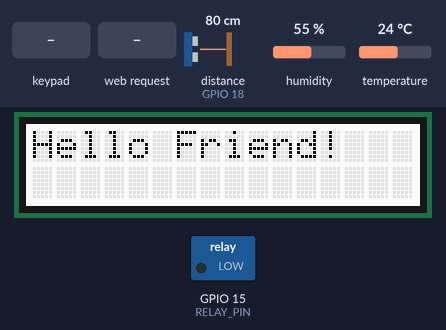
A sketch run on a simulated ESP32. Parts: 16×2 character LCD, switched loads named in the sketch (green lamp = pin HIGH). Inputs (shaded band) come from the test bench; at power-on: humidity 55 %, temperature 24 °C, distance to the obstacle (sensor on GPIO 18) 80 cm. The echo pulse lasts 58.3 µs per cm; WiFi joins after 1.5 s; servers stay silent unless stated; pins used as bus, display or sensor lines are not drawn; what the sketch prints to the serial monitor is not drawn.

Above: at 1.6 s.
At 9.7 s:
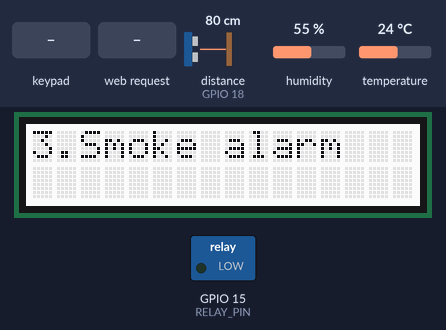
12.9 s: key '3' pressed
At 14.2 s:
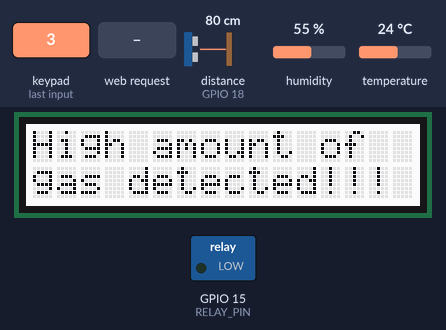
15.9 s: keypad keys 1 6 4 0 2 pressed 0.4 s apart
20.9 s: HTTP request GET /temperature received
23.9 s: humidity set to 22 %
26.9 s: temperature set to 12 °C
At 28.9 s:
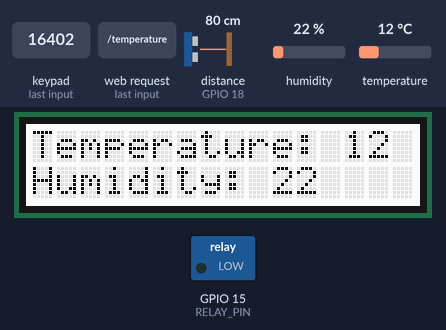
29.9 s: key '1' pressed
At 34.9 s:
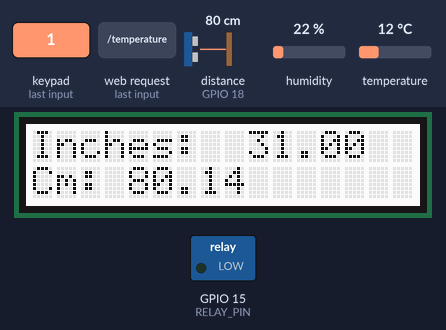
Timing chart, 0 to 36.4 s (numbered marks = the images above; inputs shaded):
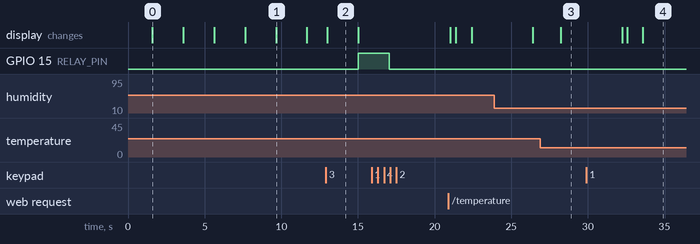

The sketch:

IOTPROJECT.ino
```cpp
#include <DFRobot_DHT11.h>
#include <Wire.h>
#include "rgb_lcd.h"
#include <Keypad.h>
#include <WiFi.h>
#include <WiFiClient.h>
#include <WebServer.h>
#include <ESPmDNS.h>
#include <homepage.h>

const char* ssid = "Ernesto";
const char* password = "Vodafone12345";

DFRobot_DHT11 DHT;

#define AO_PIN 34     // Arduino's pin connected to AO pin of the MQ2 sensor
#define DHT11_PIN 17  // ESP32 pin GPIO23 connected to DHT11 sensor
#define RELAY_PIN 15  // ESP32 pin GPIO16 that connects to relay to control the 12V buzzer
#define ROW_NUM 4     // four rows
#define COLUMN_NUM 3  // three columns

char keys[ROW_NUM][COLUMN_NUM] = {
  { '1', '2', '3' },
  { '4', '5', '6' },
  { '7', '8', '9' },
  { '*', '0', '#' }
};


const int TRIG_PIN = 5;
const int ECHO_PIN = 18;
long duration;
float cms, inches;

rgb_lcd lcd;

byte pin_rows[ROW_NUM] = { 16, 4, 0, 2 };      // GPIO16, GPIO4, GPIO0, GPIO2 connect to the row pins
byte pin_column[COLUMN_NUM] = { 19, 13, 26 };  // GPIO13, GPIO0, GPIO26 connect to the column pins


Keypad keypad = Keypad(makeKeymap(keys), pin_rows, pin_column, ROW_NUM, COLUMN_NUM);

WebServer server(80);

void setup() {
  lcd.begin(16, 2);

  // serial port begin
  Serial.begin(115200);


WiFi.mode(WIFI_STA);
WiFi.begin(ssid, password);
Serial.println("");

  // define inputs and outputs
  pinMode(TRIG_PIN, OUTPUT);
  pinMode(ECHO_PIN, INPUT);
  pinMode(DHT11_PIN, INPUT);
  pinMode(RELAY_PIN, OUTPUT);


 // Wait for connection
  while (WiFi.status() != WL_CONNECTED) {
    delay(500);
    Serial.print(".");
  }
  Serial.println("");
  Serial.print("Connected to ");
  Serial.println(ssid);
  Serial.print("IP address: ");
  Serial.println(WiFi.localIP());

  if (MDNS.begin("esp32")) {
    Serial.println("MDNS responder started");
  }


  server.on("/", handleRoot);
  server.on("/temperature", handleTemperature);
  //server.on("/toggleLED", toggleLED);
  server.on("/inline", []() {
    server.send(200, "text/plain", "this works as well");
  });
  server.onNotFound(handleNotFound);

  server.begin();
  Serial.println("HTTP server started");

  lcd.print("Hello Friend! ");
  delay(2000);
  lcd.clear();
  lcd.print("Please choose");
  lcd.setCursor(0, 1);
  lcd.print("any feature:");
  delay(2000);
  lcd.clear();
  lcd.print("1.Burglar alarm.");
  delay(2000);
  lcd.clear();
  lcd.print("2.Temperature ");
  lcd.setCursor(0, 1);
  lcd.print("and humidity");
  delay(2000);
  lcd.clear();
  lcd.print("3.Smoke alarm");
  delay(2000);
  lcd.clear();
}

void loop() {
  // put your main code here, to run repeatedly:
  server.handleClient();
  delay(100);

  char key = keypad.getKey();
  switch (key) {

    case '1':
      //burglar alarm
      BurglarAlarm();

      break;
    case '2':
      // temp and humidity sensor code goes here
      TempAndHumidity();

      break;
    case '3':
      // Smoke alarm
      SmokeAlarm();

      break;
    default:

      break;
  }
}

void BurglarAlarm() {

  digitalWrite(TRIG_PIN, LOW);
  delayMicroseconds(5);
  digitalWrite(TRIG_PIN, HIGH);
  delayMicroseconds(5);
  digitalWrite(TRIG_PIN, LOW);

  duration = pulseIn(ECHO_PIN, HIGH);

  cms = (duration / 2) / 29.1;
  inches = (duration / 2) / 74;
  if (cms > 5) {

    lcd.print("No pedestrians ");
    lcd.setCursor(0, 1);
    lcd.print("found.");
    Serial.print(inches);
    Serial.print("in, ");
    Serial.print(cms);
    Serial.print("cm");
    delay(1000);
  lcd.clear();
  lcd.print("Inches:  ");  // print message at (0, 0)
  lcd.print(inches);
  lcd.setCursor(0, 1);      // move cursor to   (2, 1)
  lcd.print("Cm: ");  // print message at (2, 1)
  lcd.print(cms);
    Serial.println();
    delay(4000);
    lcd.clear();
  }
  if (cms < 10) {
lcd.print("Pedestrians found!");
    delay(1000);
  lcd.clear();
  lcd.print("Inches:  ");  // print message at (0, 0)
  lcd.print(inches);
  lcd.setCursor(0, 1);      // move cursor to   (2, 1)
  lcd.print("Cm: ");  // print message at (2, 1)
  lcd.print(cms);
    Serial.println();
    delay(4000);
    lcd.clear();
  }
  delay(250);
}

void TempAndHumidity() {
  DHT.read(DHT11_PIN);
  lcd.clear();                 // clear display
  lcd.setCursor(0, 0);         // move cursor to   (0, 0)
  lcd.print("Temperature: ");  // print message at (0, 0)
  lcd.print(DHT.temperature,1);
  lcd.setCursor(0, 1);      // move cursor to   (2, 1)
  lcd.print("Humidity: ");  // print message at (2, 1)
  lcd.print(DHT.humidity);
  delay(4000);  // display the above for two seconds
  lcd.clear();
}


String getTemp() {
  DHT.read(DHT11_PIN);
  float temp = DHT.temperature; // Read temperature
  Serial.println("DHT11 Temperature: " + String(temp, 1) + " °C");

  // Return as a string with 1 decimal place
  return String(temp, 1);
}

void handleTemperature() {
  server.send(200, "text/plain", getTemp());
}

void SmokeAlarm() {
  int gasValue = analogRead(AO_PIN);
  if (gasValue < 900) {
    lcd.print("Normal amount");
    lcd.setCursor(0, 1);
    lcd.print("of gas detected.");
    delay(500);
    lcd.clear();
    lcd.print("MQ2 sensor AO ");
    lcd.setCursor(0, 1);
    lcd.print("value: ");
    lcd.print(gasValue);
    delay(4000);
    lcd.clear();
  }
  if (gasValue > 900) {
    lcd.print("High amount of ");
    lcd.setCursor(0, 1);
    lcd.print("gas detected!!!");
    delay(2000);
    lcd.clear();
    lcd.print("MQ2 sensor AO ");
    lcd.setCursor(0, 1);
    lcd.print("value: ");
    lcd.print(gasValue);
    digitalWrite(RELAY_PIN, HIGH);
    delay(2000);
    digitalWrite(RELAY_PIN, LOW);
    delay(2000);
    delay(2000);
    lcd.clear();
  }
}

void handleRoot() {
  String message = homepage;
  server.send(200, "text/html", homepage); // Send the HTML page
}

void handleNotFound() {
  String message = "File Not Found\n\n";
  message += "URI: ";
  message += server.uri();
  message += "\nMethod: ";
  message += (server.method() == HTTP_GET) ? "GET" : "POST";
  message += "\nArguments: ";
  message += server.args();
  message += "\n";
  for (uint8_t i = 0; i < server.args(); i++) {
    message += " " + server.argName(i) + ": " + server.arg(i) + "\n";
  }
  server.send(404, "text/plain", message);
}
```

homepage.h
```cpp
 String homepage = F(R"=====(
<!DOCTYPE html>
<html lang="en">
<head>
    <meta charset="UTF-8">
    <meta name="viewport" content="width=device-width, initial-scale=1.0">
    <title>Document</title>
</head>
<body>
   <!DOCTYPE html>
    <html lang="en">
    <head>
      <meta charset="utf-8">
      <meta name="viewport" content="width=device-width, initial-scale=1, viewport-fit=cover">
      <title>Temperature Reading WebServer</title>
      <style>
        body {
          background-color: DodgerBlue;
        }
        .flex-Container {
          display: flex;
          flex-direction: column;
          background-color: DodgerBlue;
          align-items: center;
        }
        h1 {
          font: bold;
          font-size: 40px;
          font-family: Arial;
          color: navy;
          text-align: center;
        }
        p {
          font-size: 25px;
          font-family: Arial;
          color: navy;
          text-align: center;
        }
        th, td {
          font-size: 25px;
          padding: 8px;
          text-align: left;
          border-bottom: 1px solid #ddd;
        }
      </style>
      <script>
        function fetchTemperature() {
          fetch('/temperature') // Call the ESP32 server
            .then(response => response.text()) // Convert response to text
            .then(temp => {
              console.log("Temperature:", temp); // Debugging output in console
              document.getElementById("tempValue").innerText = temp; // Update webpage dynamically
            })
            .catch(error => console.error('Error fetching temperature:', error)); // Handle errors
        }


        // Fetch temperature every 5 seconds
        setInterval(fetchTemperature, 1000);

        // Fetch immediately on page load
        window.onload = fetchTemperature;
      </script>
    </head>
    <body>
      <div class="container">
        <h1>ESP32 Temperature & LED Control</h1>
        <p>Temperature: <span id="tempValue">Loading...</span> °C</p>

      </div>
    </body>
    </html>
</body>
</html>)=====");
```

Measured:
- after the input at 12.9 s, GPIO 15 (RELAY_PIN): LOW → HIGH after 2.1 s; the display: changes after 0.10 s (image 2)
- after the input at 26.9 s, the display: changes after 1.3 s (image 3)
- after the input at 29.9 s, the display: first differs from a run without the input after 2.7 s (image 4 shows a later state)
- what the display in image 0 shows lasts 2.0 s, from 1.6 s to 3.6 s
